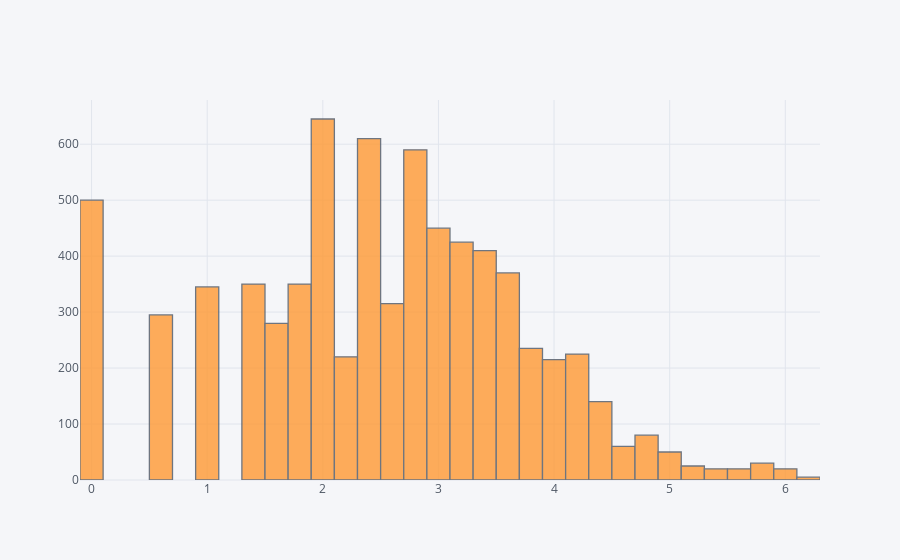

The code cell stored with this chart in its notebook:
### Markdown cell above
### Since the cases are mentioned for each year and city, so as this graph tells us most occurences are of 0-10 cases for different cities.

Also this shows skewness in output variable that is positive skewness so we should take log or sqrt to normalize it.

### Code cell
raw_data['total_cases']=np.log(raw_data['total_cases']+1)
raw_data['total_cases'].iplot(kind='histogram',histnorm='density')

### Figure 1 — Plotly figure (JSON) as saved in the notebook; plotly's stock layout.template omitted (floating-point values rounded to 4 significant figures; data arrays with more than 128 entries replaced by an {"elided": "..."} marker saying what was removed)
{"data": [{"histfunc": "count", "histnorm": "density", "marker": {"color": "rgba(255, 153, 51, 1.0)", "line": {"color": "#4D5663", "width": 1.3}}, "name": "total_cases", "opacity": 0.8, "orientation": "v", "type": "histogram", "uid": "bf460e07-216f-4b1a-bea8-6c19fa73edcc", "x": {"elided": "1456 float values"}}], "layout": {"barmode": "overlay", "legend": {"bgcolor": "#F5F6F9", "font": {"color": "#4D5663"}}, "paper_bgcolor": "#F5F6F9", "plot_bgcolor": "#F5F6F9", "title": {"font": {"color": "#4D5663"}}, "xaxis": {"gridcolor": "#E1E5ED", "showgrid": true, "tickfont": {"color": "#4D5663"}, "title": {"font": {"color": "#4D5663"}, "text": ""}, "zerolinecolor": "#E1E5ED"}, "yaxis": {"gridcolor": "#E1E5ED", "showgrid": true, "tickfont": {"color": "#4D5663"}, "title": {"font": {"color": "#4D5663"}, "text": ""}, "zerolinecolor": "#E1E5ED"}}}
